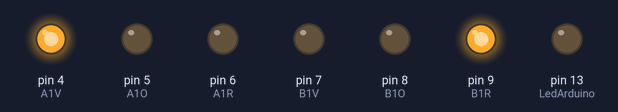
A sketch run on a simulated Arduino Uno, built with avr-gcc and run on an emulated ATmega328P. Parts: output pins drawn as LEDs (lit = HIGH).

Above: at 3.7 s.
At 8.7 s:
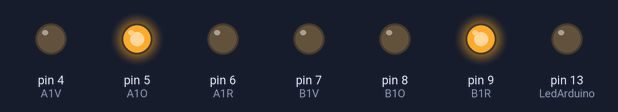
At 10.5 s:
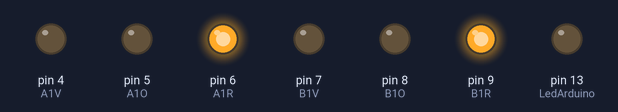
At 14.7 s:
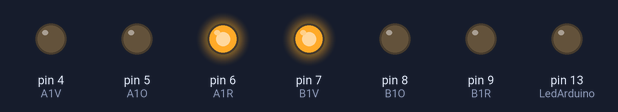
At 19.7 s:
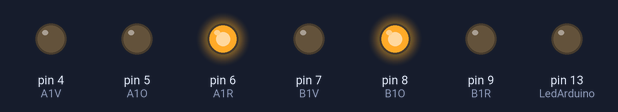
Timing chart, 0 to 28.6 s (numbered marks = the images above):
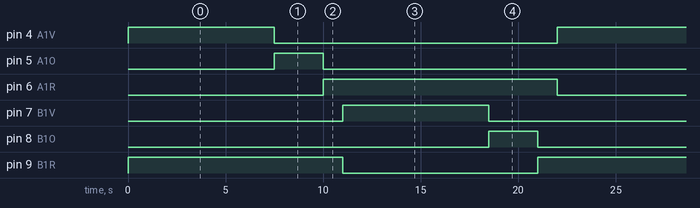

The sketch:

feux_tricolor.ino
```cpp
// (licence header left out)
// Initialisation des variables
const byte A1V = 4 ;
const byte A1O = 5 ;
const byte A1R = 6 ;
const byte B1V = 7 ;
const byte B1O = 8 ;
const byte B1R = 9 ;
const byte LedArduino = 13 ;
//Délai des différents temps mis en const pour changer facilement
// si le délai imparti ne vous satisfait pas. Il s'agit de millisecondes
const long TempsAttenteFeuRougeSeul = 1000;
const long TempsAttenteFeuVert = 7500;
const long TempsAttenteFeuOrange = 2500;

// Initialisation des lignes 4 à  9 en sortie
void setup () {
  pinMode (A1V, OUTPUT) ;
  pinMode (A1O, OUTPUT) ;
  pinMode (A1R, OUTPUT) ;
  pinMode (B1V, OUTPUT) ;
  pinMode (B1O, OUTPUT) ;
  pinMode (B1R, OUTPUT) ;
  pinMode (LedArduino, OUTPUT) ;
}

// Fonction loop
void loop () {
  // Extinction de toutes les LED au départ
  digitalWrite (LedArduino, LOW) ;
  digitalWrite (A1V, LOW) ;
  digitalWrite (A1O, LOW) ;
  digitalWrite (A1R, LOW) ;
  digitalWrite (B1V, LOW) ;
  digitalWrite (B1O, LOW) ;
  digitalWrite (B1R, LOW) ;


  // Allumage de A1V et B1R
  digitalWrite (A1V, HIGH) ;
  digitalWrite (B1R, HIGH) ;

  // Début de cycle

  // Concerne le feu A1
  delay (TempsAttenteFeuVert) ; // Feu vert A1V pendant 30 secondes
  digitalWrite (A1V, LOW) ; // Extinction de A1V
  digitalWrite (A1O, HIGH) ; // et allumage de A1O
  delay (TempsAttenteFeuOrange) ; //durée 5 secondes
  digitalWrite (A1O, LOW) ; // Extinction de A1O
  digitalWrite (A1R, HIGH) ; // et allumage de A1R
  delay (TempsAttenteFeuRougeSeul) ; // Temporisation du chauffard !


  // Concerne l'autre feu B1
  digitalWrite (B1R, LOW) ; // Extinction de B1R
  digitalWrite (B1V, HIGH) ; // et allumage de B1V
  delay (TempsAttenteFeuVert) ; // Feu vert B1V pendant 30 secondes
  digitalWrite (B1V, LOW) ; // Extinction de B1V
  digitalWrite (B1O, HIGH) ; // et allumage de B1O
  delay (TempsAttenteFeuOrange) ; // durée 5 secondes
  digitalWrite (B1O, LOW) ; // Extinction de B1O
  digitalWrite (B1R, HIGH) ; // et allumage de B1R
  delay (TempsAttenteFeuRougeSeul) ; // Temporisation du chauffard !
  digitalWrite (A1V, HIGH) ; // On est revenu au point de départ

  // Feu A1 vert et feu B1 rouge : le cycle peut recommencer
}
```

Measured:
- by itself, pin 4 (A1V), pin 7 (B1V): alternates HIGH for 7.5 s and LOW for 14.5 s
- by itself, pin 5 (A1O), pin 8 (B1O): alternates HIGH for 2.5 s and LOW for 19.5 s
- by itself, pin 6 (A1R), pin 9 (B1R): alternates HIGH for 12.0 s and LOW for 10.0 s
